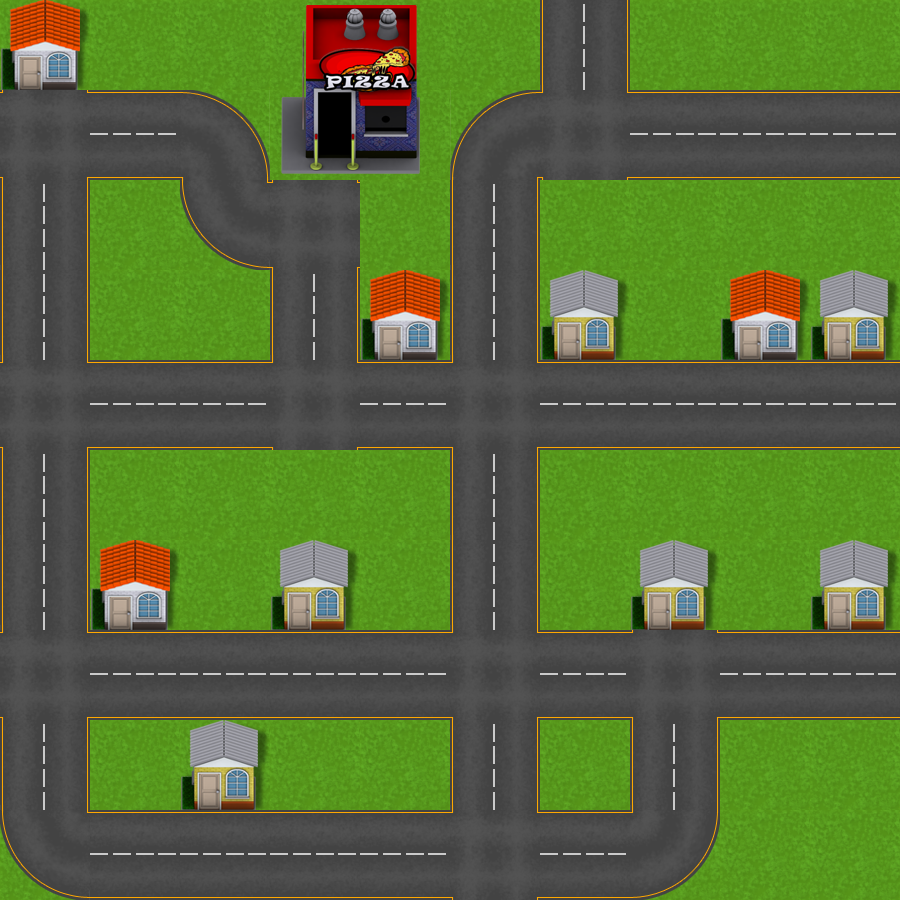

The image is a tile-based game level rendered from a .tmx file. Its description and source (layers, tilesets, objects; grid data summarised) follow:
An orthogonal 10x10 tile map with 90x90 px tiles, 1 tile layer (Ground) and 5 objects (4x point, start).

<map version="1.0" orientation="orthogonal" width="10" height="10" tilewidth="90" tileheight="90">
 <tileset firstgid="1" name="SokoChuy" tilewidth="90" tileheight="90" spacing="2" margin="1">
  <image source="gfx/tile.png" width="368" height="368" />
  <tile id="0">
   <properties>
    <property name="type" value="square" />
   </properties>
  </tile>
  <tile id="2">
   <properties>
    <property name="type" value="square" />
   </properties>
  </tile>
  <tile id="3">
   <properties>
    <property name="type" value="square" />
   </properties>
  </tile>
  <tile id="6">
   <properties>
    <property name="type" value="square" />
   </properties>
  </tile>
  <tile id="7">
   <properties>
    <property name="type" value="square" />
   </properties>
  </tile>
  <tile id="8">
   <properties>
    <property name="type" value="triangle d" />
   </properties>
  </tile>
  <tile id="9">
   <properties>
    <property name="type" value="triangle c" />
   </properties>
  </tile>
  <tile id="10">
   <properties>
    <property name="type" value="square" />
   </properties>
  </tile>
  <tile id="11">
   <properties>
    <property name="type" value="square" />
   </properties>
  </tile>
  <tile id="12">
   <properties>
    <property name="type" value="triangle b" />
   </properties>
  </tile>
  <tile id="13">
   <properties>
    <property name="type" value="triangle a" />
   </properties>
  </tile>
 </tileset>
 <layer name="Ground" width="10" height="10">
  <properties>
   <property name="text" value="Nyuuuu" />
  </properties>
  <data>[100 cells, 100 non-empty, 14 distinct tile ids]</data>
 </layer>
 <objectgroup name="Objects" width="10" height="10">
  <object name="point" x="359" y="357" width="90" height="90" />
  <object name="start" x="270" y="180" width="90" height="90" />
  <object name="point" x="0" y="90" width="90" height="90" />
  <object name="point" x="89" y="628" width="90" height="90" />
  <object name="point" x="723" y="358" width="90" height="90" />
 </objectgroup>
</map>